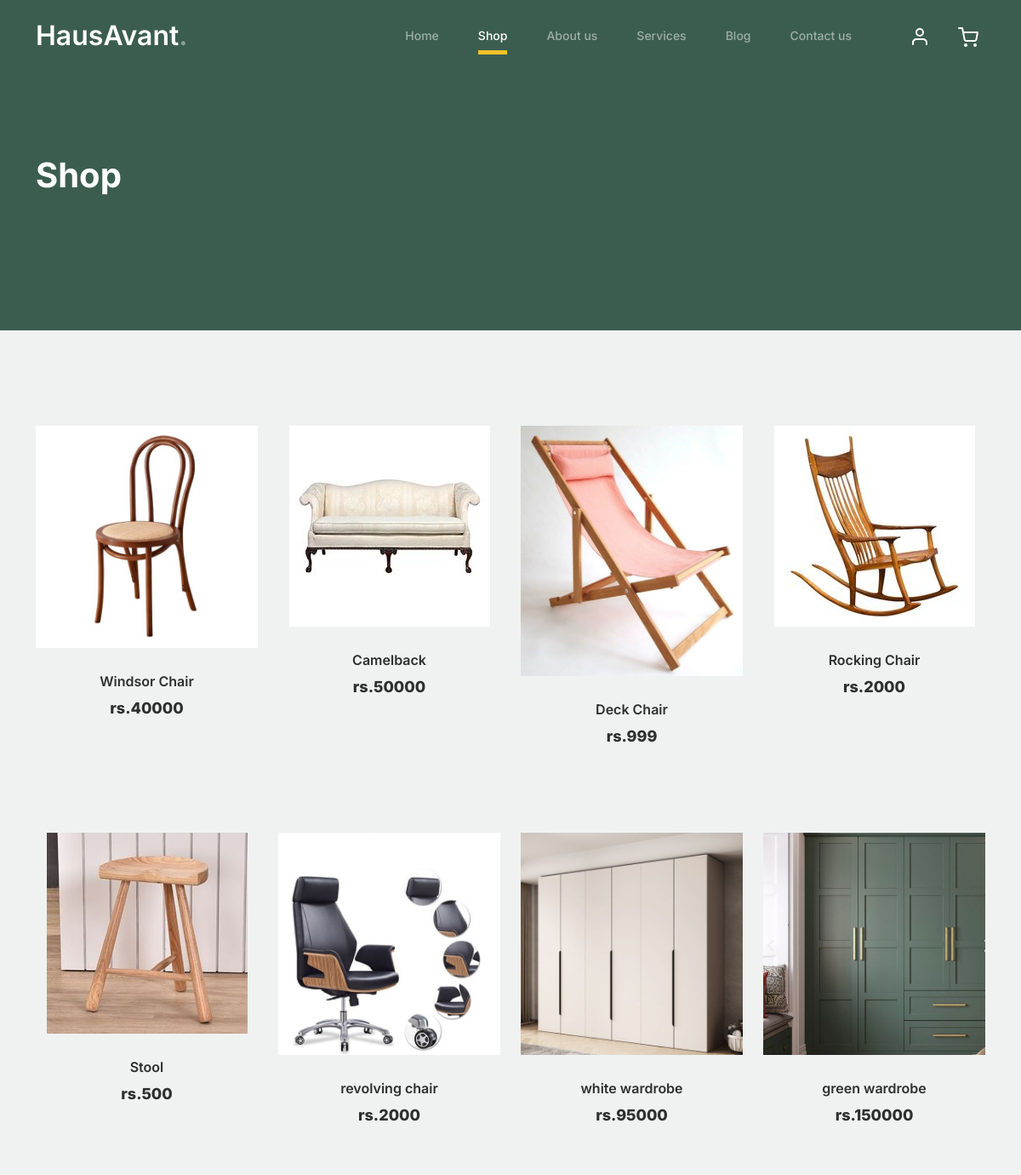
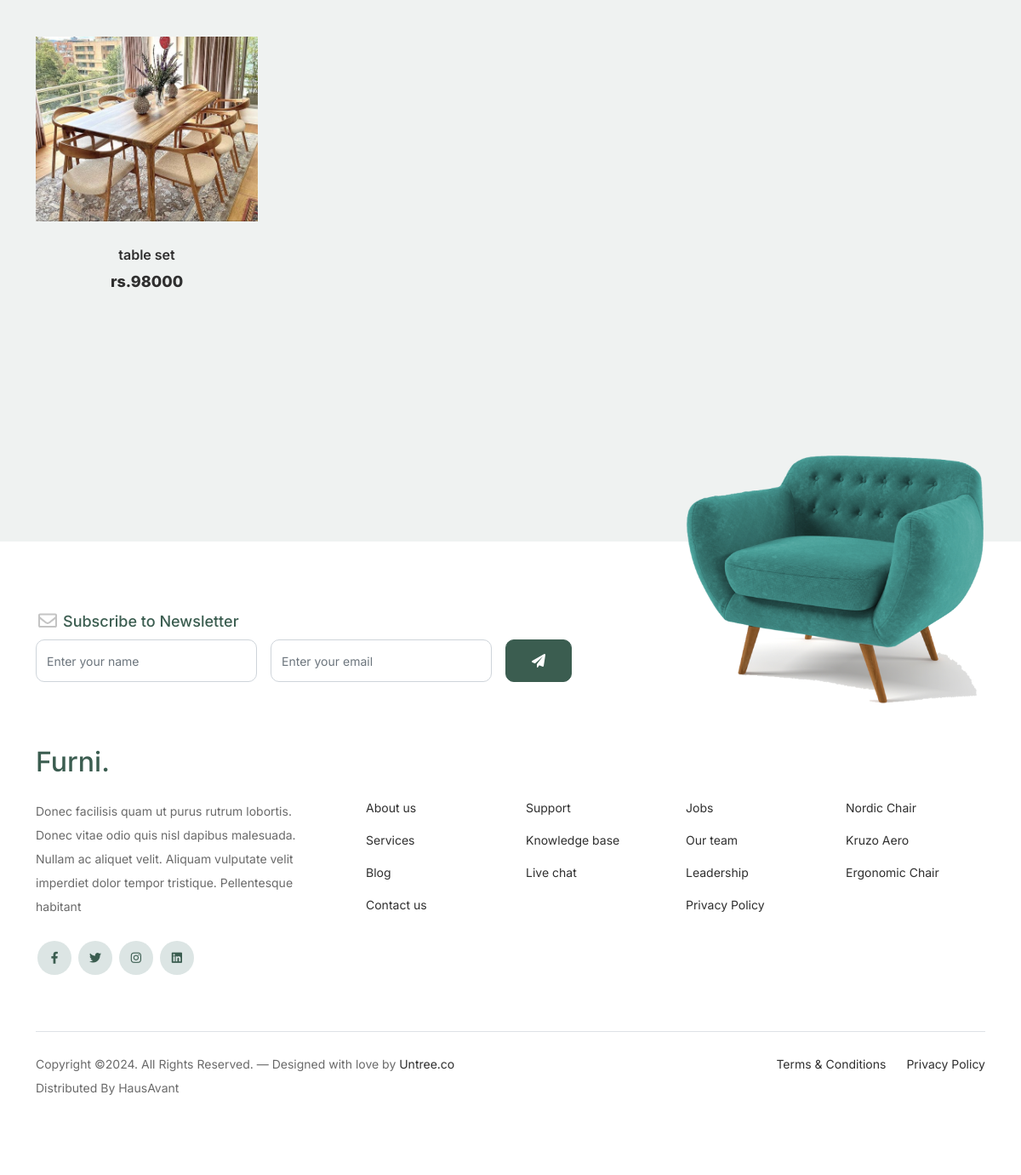
Page /products_page/ on the committed database (2 pictures, top to bottom).
### adminapp/models.py (models this page shows)
class ProductDb(models.Model):
    category = models.CharField(max_length=100, null=True, blank=True)
    Product = models.CharField(max_length=100, null=True, blank=True)
    Quantity = models.IntegerField(null=True, blank=True)
    Price = models.IntegerField(null=True, blank=True)
    Country = models.CharField(max_length=100, null=True, blank=True)
    Manufacture = models.TextField(max_length=300, null=True, blank=True)
    Description = models.TextField(max_length=300, null=True, blank=True)
    Image1 = models.ImageField(upload_to="product_images",null=True,blank=True)
    Image2 = models.ImageField(upload_to="product_images",null=True,blank=True)
    Image3 = models.ImageField(upload_to="product_images",null=True,blank=True)

### webapp/views.py (the view)
# urls.py: path('products_page/',views.products_page,name="products_page"),
def products_page(request):
    products = ProductDb.objects.all()
    return render(request,"products_page.html",{'products':products})

### webapp/templates/products_page.html (shortened to what this page needs)
<!doctype html>
{% load static %}
<html lang="en">
<head>
		<link href="{% static 'web/css/bootstrap.min.css' %}" rel="stylesheet">
		<link href="https://cdnjs.cloudflare.com/ajax/libs/font-awesome/6.0.0-beta3/css/all.min.css" rel="stylesheet">
		<link href="{% static 'web/css/tiny-slider.css' %}" rel="stylesheet">
		<link href="{% static 'web/css/style.css' %}" rel="stylesheet">
	</head>
	<body>
		<nav class="custom-navbar navbar navbar navbar-expand-md navbar-dark bg-dark" arial-label="Furni navigation bar">
			<div class="container">
				<a class="navbar-brand" href="index.html">HausAvant<span>.</span></a>
				<div class="collapse navbar-collapse" id="navbarsFurni">
					<ul class="custom-navbar-nav navbar-nav ms-auto mb-2 mb-md-0">
						<li class="nav-item">
							<a class="nav-link" href="{% url 'home' %}">Home</a>
						</li>
						<li class="active"><a class="nav-link" href="{% url 'products_page' %}">Shop</a></li>
						<li><a class="nav-link" href="{% url 'about' %}">About us</a></li>
						<li><a class="nav-link" href="{% url 'services' %}">Services</a></li>
						<li><a class="nav-link" href="{% url 'blog' %}">Blog</a></li>
						<li><a class="nav-link" href="{% url 'contact' %}">Contact us</a></li>
					</ul>
					<ul class="custom-navbar-cta navbar-nav mb-2 mb-md-0 ms-5">
						{% if  request.session.Name %}
					   <li><a class="nav-link" href="{% url 'user_logout' %}"><img src="{% static 'web/images/user.svg' %}">Welcome {{request.session.Name}} /Logout</a></li>
                         {% else %}
						<li><a class="nav-link" href="{% url 'log_in' %}"><img src="{% static 'web/images/user.svg' %}"></a></li>
						{% endif %}
						<li><a class="nav-link" href="{% url 'cart_page' %}"><img src="{% static 'web/images/cart.svg' %}"><sup>  {{cart}}</sup></a></li>
					</ul>
				</div>
			</div>
		</nav>
			<div class="hero">
				<div class="container">
					<div class="row justify-content-between">
						<div class="col-lg-5">
							<div class="intro-excerpt">
								<h1>Shop</h1>
							</div>
						</div>
						<div class="col-lg-7">
						</div>
					</div>
				</div>
			</div>
		<div class="untree_co-section product-section before-footer-section">
		    <div class="container">
		      	<div class="row">
					{% for d in products %}
					<div class="col-12 col-md-4 col-lg-3 mb-5">
						<a class="product-item" href="#">
							<img src="{{d.Image1.url}}" class="img-fluid product-thumbnail">
							<h3 class="product-title">{{d.Product}}</h3>
							<strong class="product-price">rs.{{d.Price}}</strong>
						</a>
					</div>
					{% endfor % %}
		      	</div>
		    </div>
		</div>
		<footer class="footer-section">
			<div class="container relative">
				<div class="sofa-img">
					<img src="{% static 'web/images/sofa.png' %}" alt="Image" class="img-fluid">
				</div>
				<div class="row">
					<div class="col-lg-8">
						<div class="subscription-form">
							<h3 class="d-flex align-items-center"><span class="me-1"><img src="{% static 'web/images/envelope-outline.svg' %}" alt="Image" class="img-fluid"></span><span>Subscribe to Newsletter</span></h3>
							<form action="#" class="row g-3">
								<div class="col-auto">
									<input type="text" class="form-control" placeholder="Enter your name">
								</div>
								<div class="col-auto">
									<input type="email" class="form-control" placeholder="Enter your email">
								</div>
								<div class="col-auto">
									<button class="btn btn-primary">
										<span class="fa fa-paper-plane"></span>
									</button>
								</div>
							</form>
						</div>
					</div>
				</div>
				<div class="row g-5 mb-5">
					<div class="col-lg-4">
						<div class="mb-4 footer-logo-wrap"><a href="#" class="footer-logo">Furni<span>.</span></a></div>
						<p class="mb-4">Donec facilisis quam ut purus rutrum lobortis. Donec vitae odio quis nisl dapibus malesuada. Nullam ac aliquet velit. Aliquam vulputate velit imperdiet dolor tempor tristique. Pellentesque habitant</p>
						<ul class="list-unstyled custom-social">
							<li><a href="#"><span class="fa fa-brands fa-facebook-f"></span></a></li>
							<li><a href="#"><span class="fa fa-brands fa-twitter"></span></a></li>
							<li><a href="#"><span class="fa fa-brands fa-instagram"></span></a></li>
							<li><a href="#"><span class="fa fa-brands fa-linkedin"></span></a></li>
						</ul>
					</div>
					<div class="col-lg-8">
						<div class="row links-wrap">
							<div class="col-6 col-sm-6 col-md-3">
								<ul class="list-unstyled">
									<li><a href="#">About us</a></li>
									<li><a href="#">Services</a></li>
									<li><a href="#">Blog</a></li>
									<li><a href="#">Contact us</a></li>
								</ul>
							</div>
							<div class="col-6 col-sm-6 col-md-3">
								<ul class="list-unstyled">
									<li><a href="#">Support</a></li>
									<li><a href="#">Knowledge base</a></li>
									<li><a href="#">Live chat</a></li>
								</ul>
							</div>
							<div class="col-6 col-sm-6 col-md-3">
								<ul class="list-unstyled">
									<li><a href="#">Jobs</a></li>
									<li><a href="#">Our team</a></li>
									<li><a href="#">Leadership</a></li>
									<li><a href="#">Privacy Policy</a></li>
								</ul>
							</div>
							<div class="col-6 col-sm-6 col-md-3">
								<ul class="list-unstyled">
									<li><a href="#">Nordic Chair</a></li>
									<li><a href="#">Kruzo Aero</a></li>
									<li><a href="#">Ergonomic Chair</a></li>
								</ul>
							</div>
						</div>
					</div>
				</div>
				<div class="border-top copyright">
					<div class="row pt-4">
						<div class="col-lg-6">
							<p class="mb-2 text-center text-lg-start">Copyright &copy;. All Rights Reserved. &mdash; Designed with love by <a href="https://untree.co">Untree.co</a> Distributed By <a hreff="{% url 'home' %}">HausAvant</a>
            </p>
						</div>
						<div class="col-lg-6 text-center text-lg-end">
							<ul class="list-unstyled d-inline-flex ms-auto">
								<li class="me-4"><a href="#">Terms &amp; Conditions</a></li>
								<li><a href="#">Privacy Policy</a></li>
							</ul>
						</div>
					</div>
				</div>
			</div>
		</footer>
	</body>
</html>

### rows in the picture
ProductDb: Image1 (picture), Product "Windsor Chair", Price "40000"
ProductDb: Image1 (picture), Product "Camelback", Price "50000"
ProductDb: Image1 (picture), Product "Deck Chair", Price "999"
ProductDb: Image1 (picture), Product "Rocking Chair", Price "2000"
ProductDb: Image1 (picture), Product "Stool", Price "500"
ProductDb: Image1 (picture), Product "revolving chair", Price "2000"
ProductDb: Image1 (picture), Product "white wardrobe", Price "95000"
ProductDb: Image1 (picture), Product "green wardrobe", Price "150000"
ProductDb: Image1 (picture), Product "table set", Price "98000"
